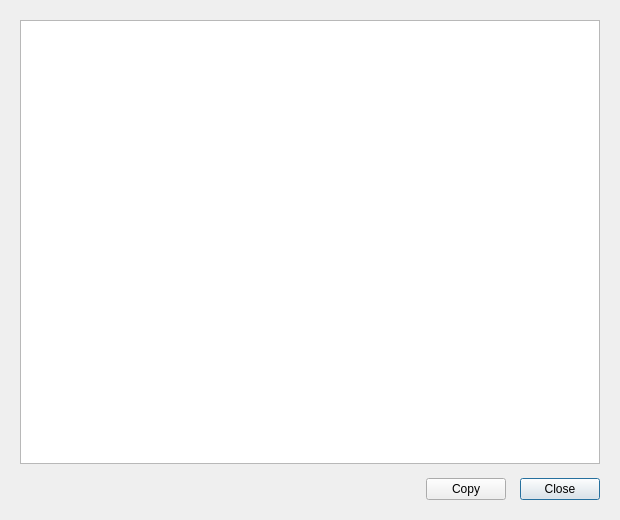
<?xml version="1.0" encoding="UTF-8"?>
<ui version="4.0">
 <class>TextViewDialog</class>
 <widget class="QDialog" name="TextViewDialog">
  <property name="geometry">
   <rect>
    <x>0</x>
    <y>0</y>
    <width>620</width>
    <height>520</height>
   </rect>
  </property>
  <property name="windowTitle">
   <string>View Text</string>
  </property>
  <layout class="QVBoxLayout" name="mainLayout">
   <property name="spacing">
    <number>14</number>
   </property>
   <property name="leftMargin">
    <number>20</number>
   </property>
   <property name="topMargin">
    <number>20</number>
   </property>
   <property name="rightMargin">
    <number>20</number>
   </property>
   <property name="bottomMargin">
    <number>20</number>
   </property>
   <item>
    <widget class="QPlainTextEdit" name="textEdit">
     <property name="readOnly">
      <bool>true</bool>
     </property>
     <property name="lineWrapMode">
      <enum>QPlainTextEdit::NoWrap</enum>
     </property>
    </widget>
   </item>
   <item>
    <layout class="QHBoxLayout" name="buttonLayout">
     <item>
      <spacer name="buttonSpacer">
       <property name="orientation">
        <enum>Qt::Horizontal</enum>
       </property>
       <property name="sizeHint" stdset="0">
        <size>
         <width>40</width>
         <height>20</height>
        </size>
       </property>
      </spacer>
     </item>
     <item>
      <widget class="ThemedPushButton" name="copyButton">
       <property name="text">
        <string>Copy</string>
       </property>
       <property name="iconName" stdset="0">
        <string>copy</string>
       </property>
      </widget>
     </item>
     <item>
      <widget class="ColoredPushButton" name="closeButton">
       <property name="text">
        <string>Close</string>
       </property>
       <property name="default">
        <bool>true</bool>
       </property>
      </widget>
     </item>
    </layout>
   </item>
  </layout>
 </widget>
 <customwidgets>
  <customwidget>
   <class>ThemedPushButton</class>
   <extends>QPushButton</extends>
   <header>widgets/themedpushbutton.h</header>
  </customwidget>
  <customwidget>
   <class>ColoredPushButton</class>
   <extends>QPushButton</extends>
   <header>widgets/coloredpushbutton.h</header>
  </customwidget>
 </customwidgets>
 <resources/>
 <connections/>
</ui>
